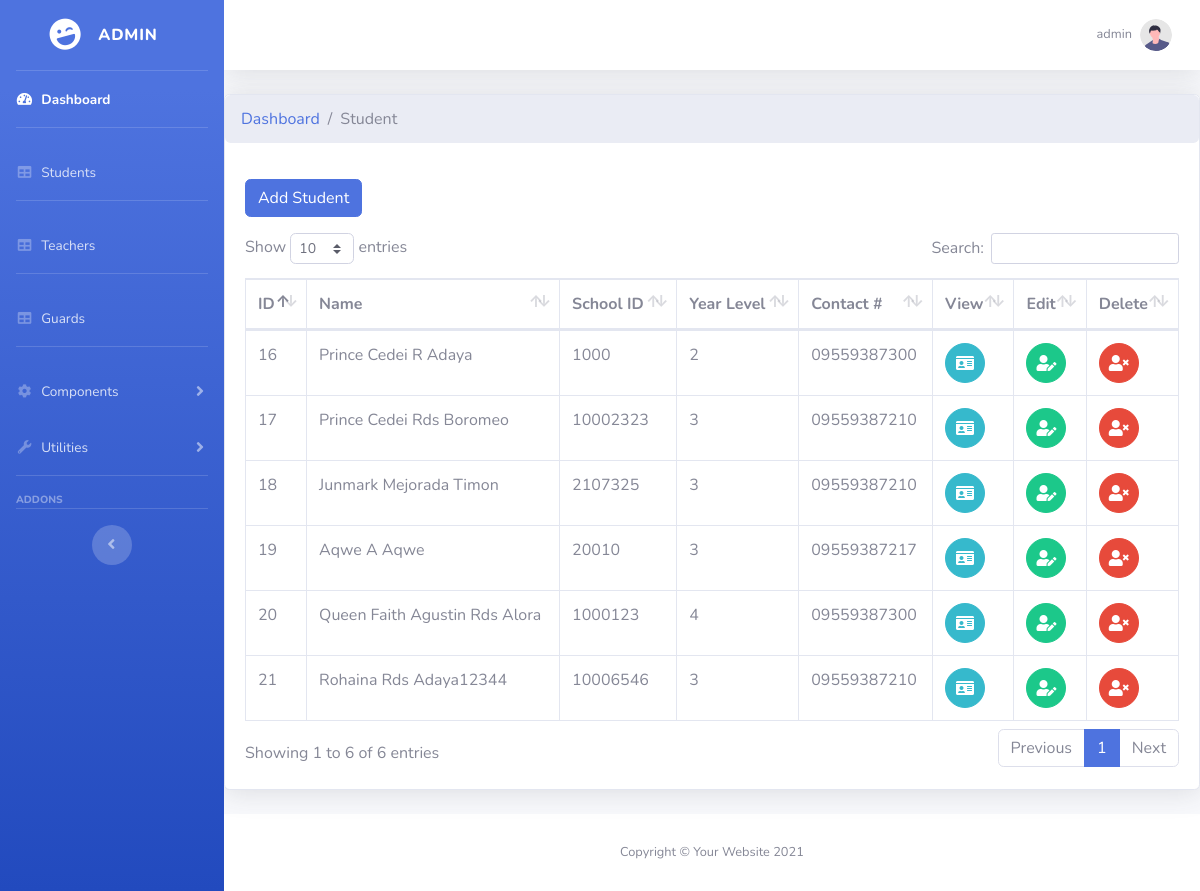
Before: /admin/students.php (signed in) with the older database file.
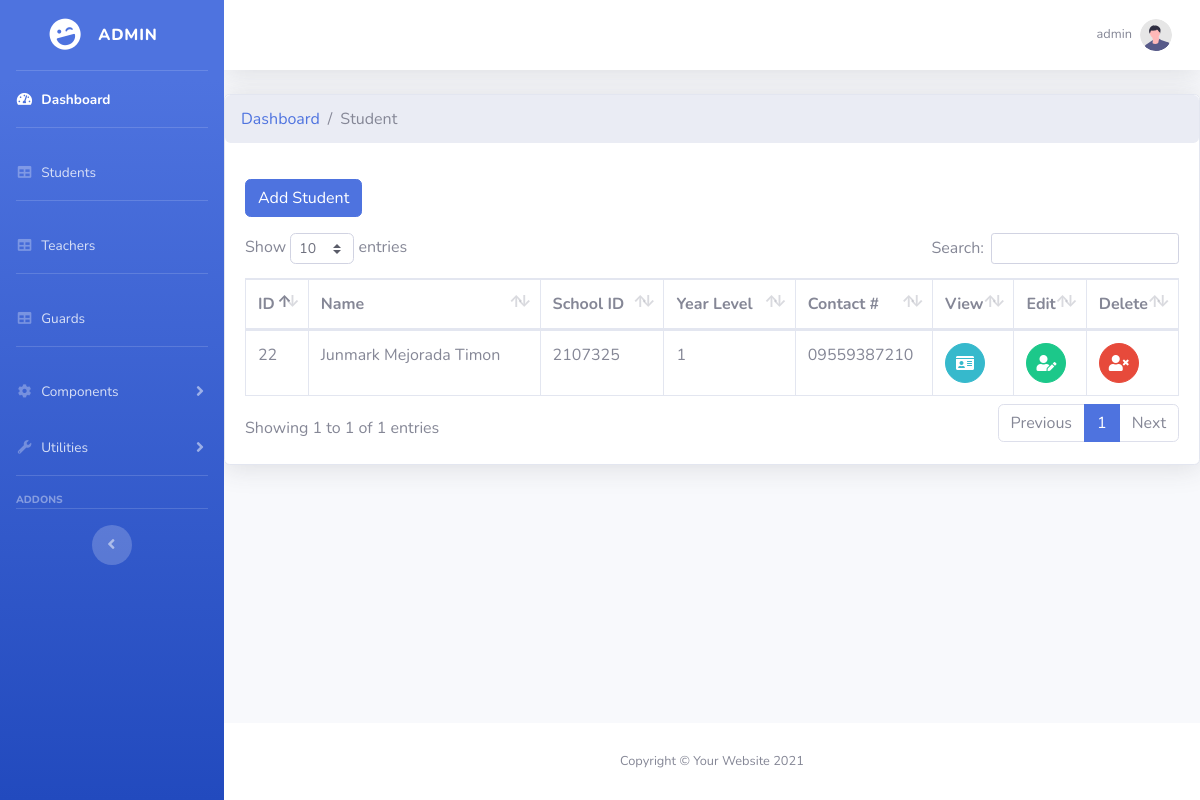
After: the same page with the newer database file.
### tables this page shows
CREATE TABLE `tbl_student` (
  `id` int(11) NOT NULL,
  `school_id` int(11) NOT NULL,
  `fname` varchar(160) NOT NULL,
  `mname` varchar(160) NOT NULL,
  `lname` varchar(160) NOT NULL,
  `year_level` varchar(5) NOT NULL,
  `contact_no` varchar(11) NOT NULL,
  `date_created` timestamp(5) NOT NULL DEFAULT current_timestamp(5)
);

### admin/students.php (the view, shortened to what this page needs)
<?php
    include '../process.php';
    include 'include/header.php';
    include 'include/sidebar.php';
    include 'include/topbar.php';
?>
    <div class="card shadow mb-4">
        <nav aria-label="breadcrumb">
            <ol class="breadcrumb">
                <li class="breadcrumb-item"><a href="index.php">Dashboard</a></li>
                <li class="breadcrumb-item active" aria-current="page">Student</li>
            </ol>
        </nav>
        <div class="card-body">
                <button type="button" class="btn btn-primary mb-3 float-left" data-toggle="modal" data-target="#exampleModal">
                    Add Student
                </button>
            <div class="table-responsive">
                <table class="table table-bordered" id="dataTable1" width="100%" cellspacing="0">
                    <thead>
                        <tr>
                            <th>ID</th>
                            <th>Name</th>
                            <th>School ID</th>
                            <th>Year Level</th>
                            <th>Contact #</th>
                            <th>View</th>
                            <th>Edit</th>
                            <th>Delete</th>
                        </tr>
                    </thead>
                    <tbody>
                        <?php
                            $query = "SELECT * FROM tbl_student";
                            $query_run = mysqli_query($connection,$query);
                        ?>
                        <?php
                            if (mysqli_num_rows($query_run) > 0){
                                while($row = mysqli_fetch_assoc($query_run)){
                        ?>
                                    <tr style="text-transform: capitalize;">
                                        <td>
                                            <?php echo htmlspecialchars($row['id']); ?>
                                        </td>
                                        <td>
                                            <?php echo htmlspecialchars($row['fname']." ".$row['mname']. " " .$row['lname']); ?>
                                        </td>
                                        <td>
                                            <?php echo htmlspecialchars($row['school_id']); ?>
                                        </td>
                                        <td>
                                            <?php echo htmlspecialchars($row['year_level']); ?>
                                        </td>
                                        <td>
                                            <?php echo htmlspecialchars($row['contact_no']); ?>
                                        </td>
                                        <td width="2%">
                                            <form action="view_student.php" method="post" target="_blank">
                                                    <button  type="submit" name="btn_view_student" class="btn btn-info btn-circle"><i class="fas fa-id-card"></i></button>
                                            </form>
                                        </td>
                                        <td width="2%">
                                            <button type="button" class="btn btn-success btn-circle" id="edit_student" data-toggle="modal" data-target="#exampleModal1" data-id1="<?php echo htmlspecialchars($row['id']); ?>" data-id2="<?php echo htmlspecialchars($row['school_id']); ?>" data-id3="<?php echo htmlspecialchars($row['fname']); ?>" data-id4="<?php echo htmlspecialchars($row['mname']); ?>" data-id5="<?php echo htmlspecialchars($row['lname']); ?>" data-id6="<?php echo htmlspecialchars($row['year_level']); ?>" data-id7="<?php echo htmlspecialchars($row['contact_no']); ?>">
                                                <i class="fas fa-user-edit"></i>
                                            </button>
                                        </td>
                                        <td width="2%">
                                            <button type="button" class="btn btn-danger btn-circle" id="delete_student" data-toggle="modal" data-target="#exampleModal2" data-id1="<?php echo htmlspecialchars($row['id']); ?>" data-id2="<?php echo htmlspecialchars($row['school_id']); ?>" >
                                                <i class="fa fa-user-times"></i>
                                            </button>
                                        </td>
                                    </tr>
                    <?php
                                }
                            }
                    ?>
                    </tbody>
                </table>
            </div>
        </div>
    </div>
<?php
    include 'include/footer.php';
?>

### admin/include/header.php (shortened to what this page needs)
<!DOCTYPE html>
<html lang="en">
<head>
    <link href="vendor/fontawesome-free/css/all.min.css" rel="stylesheet" type="text/css">
   <link href="css/sb-admin-2.min.css" rel="stylesheet">
    <link href="css/buttons.dataTables.min.css" rel="stylesheet">
     <link href="vendor/datatables/dataTables.bootstrap4.min.css" rel="stylesheet">
</head>
<body id="page-top">

### admin/include/sidebar.php (shortened to what this page needs)
<div id="wrapper">
<ul class="navbar-nav bg-gradient-primary sidebar sidebar-dark accordion" id="accordionSidebar">
    <a class="sidebar-brand d-flex align-items-center justify-content-center" href="index.php">
        <div class="sidebar-brand-icon rotate-n-15">
            <i class="fas fa-laugh-wink"></i>
        </div>
        <div class="sidebar-brand-text mx-3"> <?php echo $_SESSION['username']; ?> </div>
    </a>
    <hr class="sidebar-divider my-0">
    <li class="nav-item active">
        <a class="nav-link" href="index.php">
            <i class="fas fa-fw fa-tachometer-alt"></i>
            <span>Dashboard</span></a>
    </li>
     <hr class="sidebar-divider">
    <li class="nav-item">
        <a class="nav-link" href="students.php">
            <i class="fas fa-fw fa-table"></i>
            <span>Students</span></a>
    </li>
     <hr class="sidebar-divider">
    <li class="nav-item">
        <a class="nav-link" href="teachers.php">
            <i class="fas fa-fw fa-table"></i>
            <span>Teachers</span></a>
    </li>
     <hr class="sidebar-divider">
    <li class="nav-item">
        <a class="nav-link" href="guards.php">
            <i class="fas fa-fw fa-table"></i>
            <span>Guards</span></a>
    </li>
    <hr class="sidebar-divider">
    <li class="nav-item">
        <a class="nav-link collapsed" href="#" data-toggle="collapse" data-target="#collapseTwo"
            aria-expanded="true" aria-controls="collapseTwo">
            <i class="fas fa-fw fa-cog"></i>
            <span>Components</span>
        </a>
    </li>
    <li class="nav-item">
        <a class="nav-link collapsed" href="#" data-toggle="collapse" data-target="#collapseUtilities"
            aria-expanded="true" aria-controls="collapseUtilities">
            <i class="fas fa-fw fa-wrench"></i>
            <span>Utilities</span>
        </a>
    </li>
    <hr class="sidebar-divider">
    <div class="sidebar-heading">
        Addons
    </div>
    <hr class="sidebar-divider d-none d-md-block">
    <div class="text-center d-none d-md-inline">
        <button class="rounded-circle border-0" id="sidebarToggle"></button>
    </div>
</ul>
        <div id="content-wrapper" class="d-flex flex-column">
    <div id="content">

### admin/include/topbar.php (shortened to what this page needs)
<nav class="navbar navbar-expand navbar-light bg-white topbar mb-4 static-top shadow">
<ul class="navbar-nav ml-auto">
    <li class="nav-item dropdown no-arrow">
        <a class="nav-link dropdown-toggle" href="#" id="userDropdown" role="button"
            data-toggle="dropdown" aria-haspopup="true" aria-expanded="false">
            <span class="mr-2 d-none d-lg-inline text-gray-600 small"> <?php echo $_SESSION['username']; ?> </span>
            <img class="img-profile rounded-circle"
                src="img/undraw_profile.svg">
        </a>
    </li>
</ul>
</nav>

### admin/include/footer.php (shortened to what this page needs)
</div>
            <footer class="sticky-footer bg-white">
                <div class="container my-auto">
                    <div class="copyright text-center my-auto">
                        <span>Copyright &copy; Your Website 2021</span>
                    </div>
                </div>
            </footer>
        </div>
    </div>
</body>
</html>

Changed rows visible on the page:
removed tbl_student: id "16", fname+mname+lname "Prince Cedei R Adaya", school "1000", year_level "2", contact_no "09559387300"
removed tbl_student: id "17", fname+mname+lname "Prince Cedei Rds Boromeo", school "10002323", year_level "3", contact_no "09559387210"
removed tbl_student: id "18", fname+mname+lname "Junmark Mejorada Timon", school "2107325", year_level "3", contact_no "09559387210"
removed tbl_student: id "19", fname+mname+lname "Aqwe A Aqwe", school "20010", year_level "3", contact_no "09559387217"
removed tbl_student: id "20", fname+mname+lname "Queen Faith Agustin Rds Alora", school "1000123", year_level "4", contact_no "09559387300"
removed tbl_student: id "21", fname+mname+lname "Rohaina Rds Adaya12344", school "10006546", year_level "3", contact_no "09559387210"
added tbl_student: id "22", fname+mname+lname "Junmark Mejorada Timon", school "2107325", year_level "1", contact_no "09559387210"
Other visible differences:
text written by a page script: "Show entries Search: Showing 1 to 6 of 6 entries Previous 1 Next" → "Show entries Search: Showing 1 to 1 of 1 entries Previous 1 Next"
